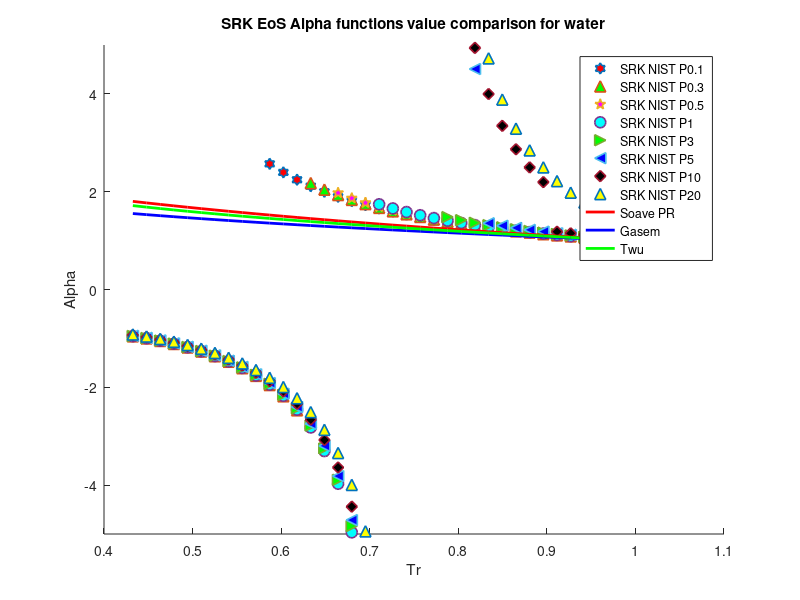

This chart was generated by the following MATLAB code:
clear 
clc
load water_rho_different_pressure_data.mat
%PR methane
P = [0.1E6,0.3E6,0.5E6,1E6,3E6,5E6,10E6,20E6]; %pa
omega = 0.344; %Acentric factor
Tc = 647.3; %K
Pc = 22120000; %Pa
R = 8.31446 %J/K*mol
b = 0.08664*(R*Tc/Pc);
a = 0.42747*(((R^2)*(Tc^2))/Pc);
T = 280; %k
M = 18.015/1000; %kg/mol
S1 = 0.48508+1.55171*omega-0.15613*omega^2;
for i = 1:1:38
   Tr=T/Tc;
   Tr_list(i)=Tr;
   for j = 1:1:8
       Vm(i,j) = M/rho(i,j);
   end
   alpha_0(i) = (Tr)^(-0.171813)*exp(0.125283*(1-(Tr)^(1.77634)));
   alpha_1(i) = (Tr)^(-0.607352)*exp(0.511614*(1-(Tr)^(2.20517)));
   alpha_SRK_01(i) = ((R*T)/(Vm(i,1)-b)-P(1))*((Vm(i,1)^2+b*Vm(i,1))/a);
   alpha_SRK_03(i) = ((R*T)/(Vm(i,2)-b)-P(2))*((Vm(i,2)^2+b*Vm(i,2))/a);
   alpha_SRK_05(i) = ((R*T)/(Vm(i,3)-b)-P(3))*((Vm(i,3)^2+b*Vm(i,3))/a);
   alpha_SRK_1(i) = ((R*T)/(Vm(i,4)-b)-P(4))*((Vm(i,4)^2+b*Vm(i,4))/a);
   alpha_SRK_3(i) = ((R*T)/(Vm(i,5)-b)-P(5))*((Vm(i,5)^2+b*Vm(i,5))/a);
   alpha_SRK_5(i) = ((R*T)/(Vm(i,6)-b)-P(6))*((Vm(i,6)^2+b*Vm(i,6))/a);
   alpha_SRK_10(i) = ((R*T)/(Vm(i,7)-b)-P(7))*((Vm(i,7)^2+b*Vm(i,7))/a);
   alpha_SRK_20(i) = ((R*T)/(Vm(i,8)-b)-P(8))*((Vm(i,8)^2+b*Vm(i,8))/a);  
   alpha_soave_SRK(i) =(1+S1*(1-sqrt(Tr)))^2;
   alpha_Gasem(i) = exp((2.019+0.811*Tr)*(1-(Tr)^0.2453));
   alpha_twu(i) = alpha_0(i)+omega*(alpha_1(i)-alpha_0(i));
   Temp(i)=T;
   T = T+10;
end
hold on
plot(Tr_list,alpha_SRK_01,'h','MarkerSize',8,'MarkerFaceColor','r','LineWidth',1.2)
plot(Tr_list,alpha_SRK_03,'^','MarkerSize',8,'MarkerFaceColor','g','LineWidth',1.2)
plot(Tr_list,alpha_SRK_05,'p','MarkerSize',8,'MarkerFaceColor','m','LineWidth',1.2)
plot(Tr_list,alpha_SRK_1,'o','MarkerSize',8,'MarkerFaceColor','c','LineWidth',1.2)
plot(Tr_list,alpha_SRK_3,'>','MarkerSize',8,'MarkerFaceColor','g','LineWidth',1.2)
plot(Tr_list,alpha_SRK_5,'<','MarkerSize',8,'MarkerFaceColor','b','LineWidth',1.2)
plot(Tr_list,alpha_SRK_10,'d','MarkerSize',8,'MarkerFaceColor','k','LineWidth',1.2)
plot(Tr_list,alpha_SRK_20,'^','MarkerSize',8,'MarkerFaceColor','y','LineWidth',1.2)
plot(Tr_list,alpha_soave_SRK,'r','LineWidth',2)
plot(Tr_list,alpha_Gasem,'b','LineWidth',2)
plot(Tr_list,alpha_twu,'g','LineWidth',2)
hold off
legend('SRK NIST P0.1','SRK NIST P0.3','SRK NIST P0.5','SRK NIST P1','SRK NIST P3','SRK NIST P5','SRK NIST P10','SRK NIST P20','Soave PR','Gasem','Twu')
xlabel('Tr')
ylabel('Alpha')
title('SRK EoS Alpha functions value comparison for water')
axis([0.4,1.1,-5,5])
